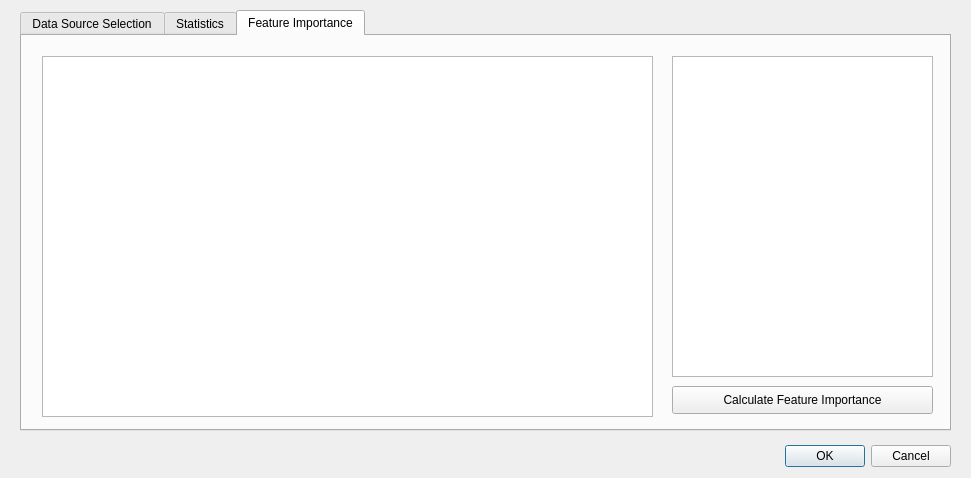
<?xml version="1.0" encoding="UTF-8"?>
<ui version="4.0">
 <class>FloodRiskAnalyzerDialogBase</class>
 <widget class="QDialog" name="FloodRiskAnalyzerDialogBase">
  <property name="geometry">
   <rect>
    <x>0</x>
    <y>0</y>
    <width>971</width>
    <height>478</height>
   </rect>
  </property>
  <property name="windowTitle">
   <string>Flood Risk Indetifier</string>
  </property>
  <widget class="QDialogButtonBox" name="button_box">
   <property name="geometry">
    <rect>
     <x>610</x>
     <y>440</y>
     <width>341</width>
     <height>32</height>
    </rect>
   </property>
   <property name="orientation">
    <enum>Qt::Horizontal</enum>
   </property>
   <property name="standardButtons">
    <set>QDialogButtonBox::Cancel|QDialogButtonBox::Ok</set>
   </property>
  </widget>
  <widget class="QTabWidget" name="tabWidget">
   <property name="geometry">
    <rect>
     <x>20</x>
     <y>10</y>
     <width>931</width>
     <height>421</height>
    </rect>
   </property>
   <property name="currentIndex">
    <number>2</number>
   </property>
   <widget class="QWidget" name="DataSource">
    <attribute name="title">
     <string>Data Source Selection</string>
    </attribute>
    <widget class="QListWidget" name="fileListWidget">
     <property name="geometry">
      <rect>
       <x>20</x>
       <y>10</y>
       <width>291</width>
       <height>341</height>
      </rect>
     </property>
    </widget>
    <widget class="QPushButton" name="addItem">
     <property name="geometry">
      <rect>
       <x>110</x>
       <y>360</y>
       <width>81</width>
       <height>21</height>
      </rect>
     </property>
     <property name="text">
      <string>Add Item</string>
     </property>
    </widget>
    <widget class="QComboBox" name="comboBox">
     <property name="geometry">
      <rect>
       <x>430</x>
       <y>10</y>
       <width>121</width>
       <height>21</height>
      </rect>
     </property>
     <item>
      <property name="text">
       <string>Continuous</string>
      </property>
     </item>
     <item>
      <property name="text">
       <string>Categorical</string>
      </property>
     </item>
     <item>
      <property name="text">
       <string>Binary</string>
      </property>
     </item>
     <item>
      <property name="text">
       <string>Target</string>
      </property>
     </item>
    </widget>
    <widget class="QLabel" name="dataType">
     <property name="geometry">
      <rect>
       <x>330</x>
       <y>10</y>
       <width>101</width>
       <height>21</height>
      </rect>
     </property>
     <property name="text">
      <string>Data Type:</string>
     </property>
    </widget>
    <widget class="QPushButton" name="removeItem">
     <property name="geometry">
      <rect>
       <x>200</x>
       <y>360</y>
       <width>111</width>
       <height>21</height>
      </rect>
     </property>
     <property name="text">
      <string>Remove Item</string>
     </property>
    </widget>
    <widget class="QPushButton" name="processDataFrame">
     <property name="geometry">
      <rect>
       <x>400</x>
       <y>320</y>
       <width>171</width>
       <height>31</height>
      </rect>
     </property>
     <property name="text">
      <string>Process Data Frame</string>
     </property>
    </widget>
   </widget>
   <widget class="QWidget" name="FeaturesStat">
    <attribute name="title">
     <string>Statistics</string>
    </attribute>
    <widget class="QTableWidget" name="contDist">
     <property name="geometry">
      <rect>
       <x>20</x>
       <y>30</y>
       <width>341</width>
       <height>351</height>
      </rect>
     </property>
    </widget>
    <widget class="QListWidget" name="catFeat">
     <property name="geometry">
      <rect>
       <x>380</x>
       <y>30</y>
       <width>261</width>
       <height>351</height>
      </rect>
     </property>
    </widget>
    <widget class="QLabel" name="label">
     <property name="geometry">
      <rect>
       <x>30</x>
       <y>10</y>
       <width>171</width>
       <height>16</height>
      </rect>
     </property>
     <property name="text">
      <string>Continuous Features Statistics</string>
     </property>
    </widget>
    <widget class="QLabel" name="label_2">
     <property name="geometry">
      <rect>
       <x>380</x>
       <y>10</y>
       <width>171</width>
       <height>16</height>
      </rect>
     </property>
     <property name="text">
      <string>Categorical Features Statistics</string>
     </property>
    </widget>
    <widget class="QListWidget" name="targetDist">
     <property name="geometry">
      <rect>
       <x>670</x>
       <y>30</y>
       <width>241</width>
       <height>351</height>
      </rect>
     </property>
    </widget>
    <widget class="QLabel" name="label_3">
     <property name="geometry">
      <rect>
       <x>680</x>
       <y>10</y>
       <width>171</width>
       <height>16</height>
      </rect>
     </property>
     <property name="text">
      <string>Target Class Distribution:</string>
     </property>
    </widget>
   </widget>
   <widget class="QWidget" name="featureSelcs">
    <attribute name="title">
     <string>Feature Importance</string>
    </attribute>
    <widget class="QTableView" name="featImpValues">
     <property name="geometry">
      <rect>
       <x>20</x>
       <y>20</y>
       <width>611</width>
       <height>361</height>
      </rect>
     </property>
    </widget>
    <widget class="QPushButton" name="featImpCalc">
     <property name="geometry">
      <rect>
       <x>650</x>
       <y>350</y>
       <width>261</width>
       <height>28</height>
      </rect>
     </property>
     <property name="text">
      <string>Calculate Feature Importance</string>
     </property>
    </widget>
    <widget class="QListWidget" name="MethodsList">
     <property name="geometry">
      <rect>
       <x>650</x>
       <y>20</y>
       <width>261</width>
       <height>321</height>
      </rect>
     </property>
    </widget>
   </widget>
  </widget>
 </widget>
 <resources/>
 <connections>
  <connection>
   <sender>button_box</sender>
   <signal>accepted()</signal>
   <receiver>FloodRiskAnalyzerDialogBase</receiver>
   <slot>accept()</slot>
   <hints>
    <hint type="sourcelabel">
     <x>20</x>
     <y>20</y>
    </hint>
    <hint type="destinationlabel">
     <x>20</x>
     <y>20</y>
    </hint>
   </hints>
  </connection>
  <connection>
   <sender>button_box</sender>
   <signal>rejected()</signal>
   <receiver>FloodRiskAnalyzerDialogBase</receiver>
   <slot>reject()</slot>
   <hints>
    <hint type="sourcelabel">
     <x>20</x>
     <y>20</y>
    </hint>
    <hint type="destinationlabel">
     <x>20</x>
     <y>20</y>
    </hint>
   </hints>
  </connection>
 </connections>
</ui>
